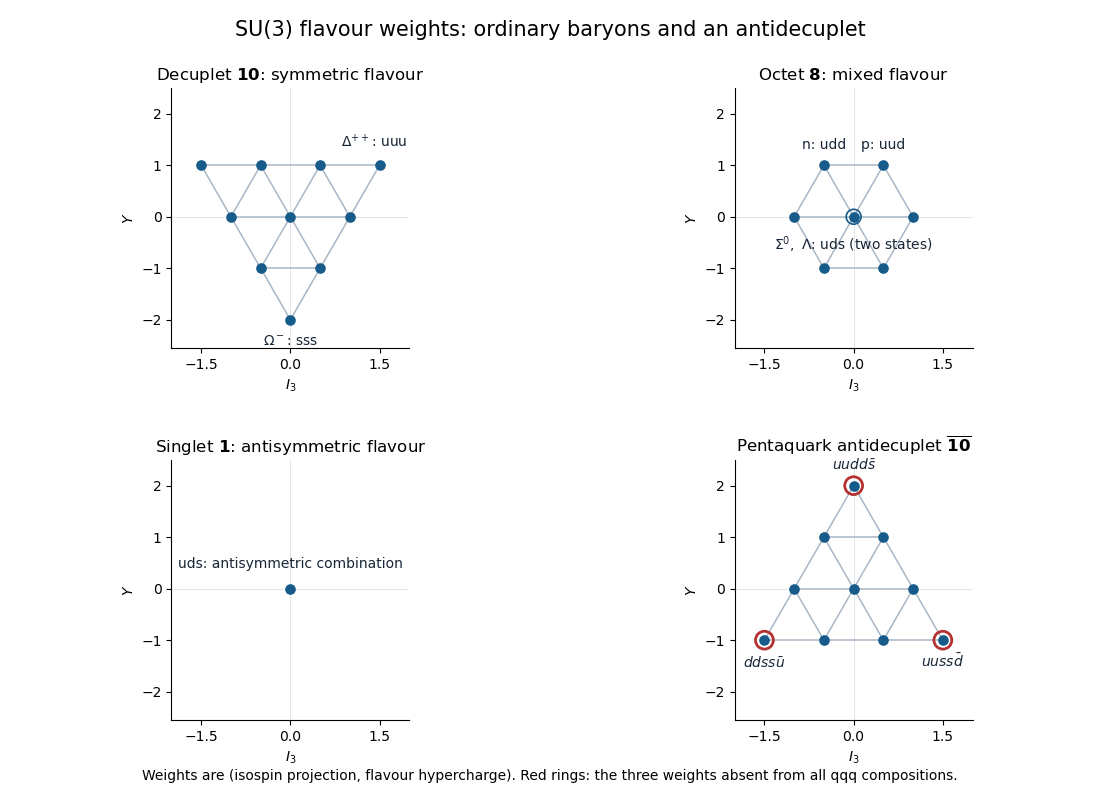

Python code for this plot:
"""Original SU(3) flavour diagrams. Tested with Python 3.14, NumPy 2.3.5, Matplotlib 3.10.7.
Writes only paper-41-flavour-weights.png in the working directory; respects MPLCONFIGDIR.
"""
import itertools
import numpy as np
import matplotlib
matplotlib.use('Agg')
import matplotlib.pyplot as plt

def compositions(total):
    return [(u,d,total-u-d) for u in range(total+1) for d in range(total-u+1)]
def qqq_weights():return sorted(((u-d)/2,1-s) for u,d,s in compositions(3))
def connect(ax,weights):
    for (x,y),(u,v) in itertools.combinations(weights,2):
        dx,dy=abs(x-u),abs(y-v)
        if (dx==1 and dy==0) or (dx==.5 and dy==1):ax.plot([x,u],[y,v],color='#a9b7c5',lw=1.1,zorder=1)
def panel(ax,title,weights,labels,exotics=()):
    connect(ax,weights)
    if weights:ax.scatter(*zip(*weights),s=44,c='#165b89',zorder=3)
    for x,y in exotics:ax.scatter([x],[y],s=165,facecolors='none',edgecolors='#b63232',linewidths=2,zorder=4)
    for (x,y),text,dx,dy in labels:ax.annotate(text,(x,y),xytext=(dx,dy),textcoords='offset points',ha='center',fontsize=10,color='#172535')
    ax.set(title=title,xlim=(-2.0,2.0),ylim=(-2.55,2.5),xlabel=r'$I_3$',ylabel=r'$Y$')
    ax.set_xticks([-1.5,0,1.5]);ax.set_yticks([-2,-1,0,1,2]);ax.set_aspect(np.sqrt(3)/2)
    ax.axhline(0,color='#dde2e7',lw=.6,zorder=0);ax.axvline(0,color='#dde2e7',lw=.6,zorder=0)
    ax.spines[['top','right']].set_visible(False)

fig,axes=plt.subplots(2,2,figsize=(11,8),dpi=100,facecolor='white')
fig.suptitle('SU(3) flavour weights: ordinary baryons and an antidecuplet',fontsize=15,y=.975)
dec=qqq_weights()
panel(axes[0,0],r'Decuplet $\mathbf{10}$: symmetric flavour',dec,[((1.5,1),r'$\Delta^{++}$: uuu',-4,13),((0,-2),r'$\Omega^-$: sss',0,-18)])
octet=[(-.5,1),(.5,1),(-1,0),(0,0),(1,0),(-.5,-1),(.5,-1)]
panel(axes[0,1],r'Octet $\mathbf{8}$: mixed flavour',octet,[((.5,1),'p: uud',0,12),((-.5,1),'n: udd',0,12),((0,0),r'$\Sigma^0,\ \Lambda$: uds (two states)',0,-24)])
axes[0,1].scatter([0],[0],s=115,facecolors='none',edgecolors='#165b89',linewidths=1.2,zorder=4)
panel(axes[1,0],r'Singlet $\mathbf{1}$: antisymmetric flavour',[(0,0)],[((0,0),'uds: antisymmetric combination',0,15)])
anti=sorted((-x,-y) for x,y in dec)
exotic=[(0,2),(-1.5,-1),(1.5,-1)]
panel(axes[1,1],r'Pentaquark antidecuplet $\overline{\mathbf{10}}$',anti,[((0,2),r'$uudd\bar{s}$',0,12),((-1.5,-1),r'$ddss\bar{u}$',0,-19),((1.5,-1),r'$uuss\bar{d}$',0,-19)],exotic)
fig.text(.5,.025,'Weights are (isospin projection, flavour hypercharge). Red rings: the three weights absent from all qqq compositions.',ha='center',fontsize=10)
fig.subplots_adjust(left=.07,right=.97,bottom=.10,top=.89,wspace=.32,hspace=.43)
fig.savefig('paper-41-flavour-weights.png',dpi=100,facecolor='white',transparent=False)
plt.close(fig)
